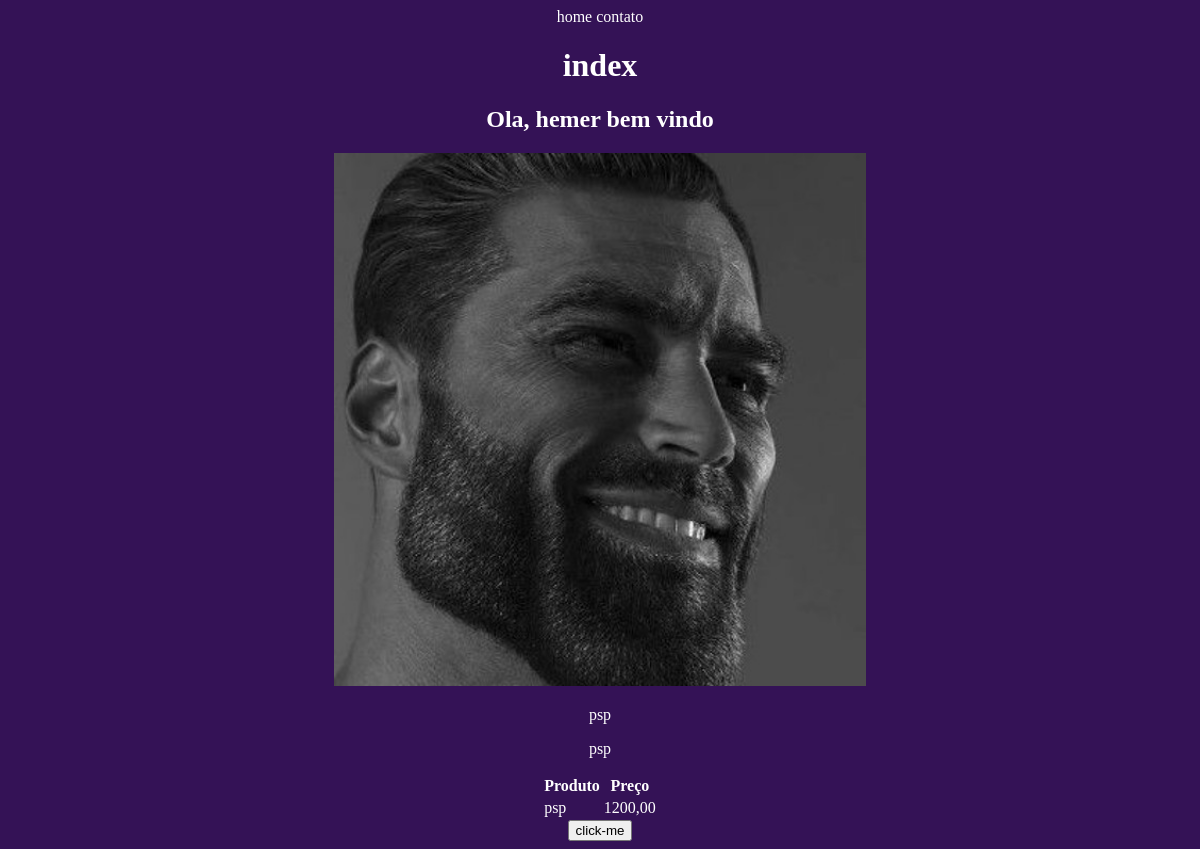
Page / (signed in) on the earlier database version.
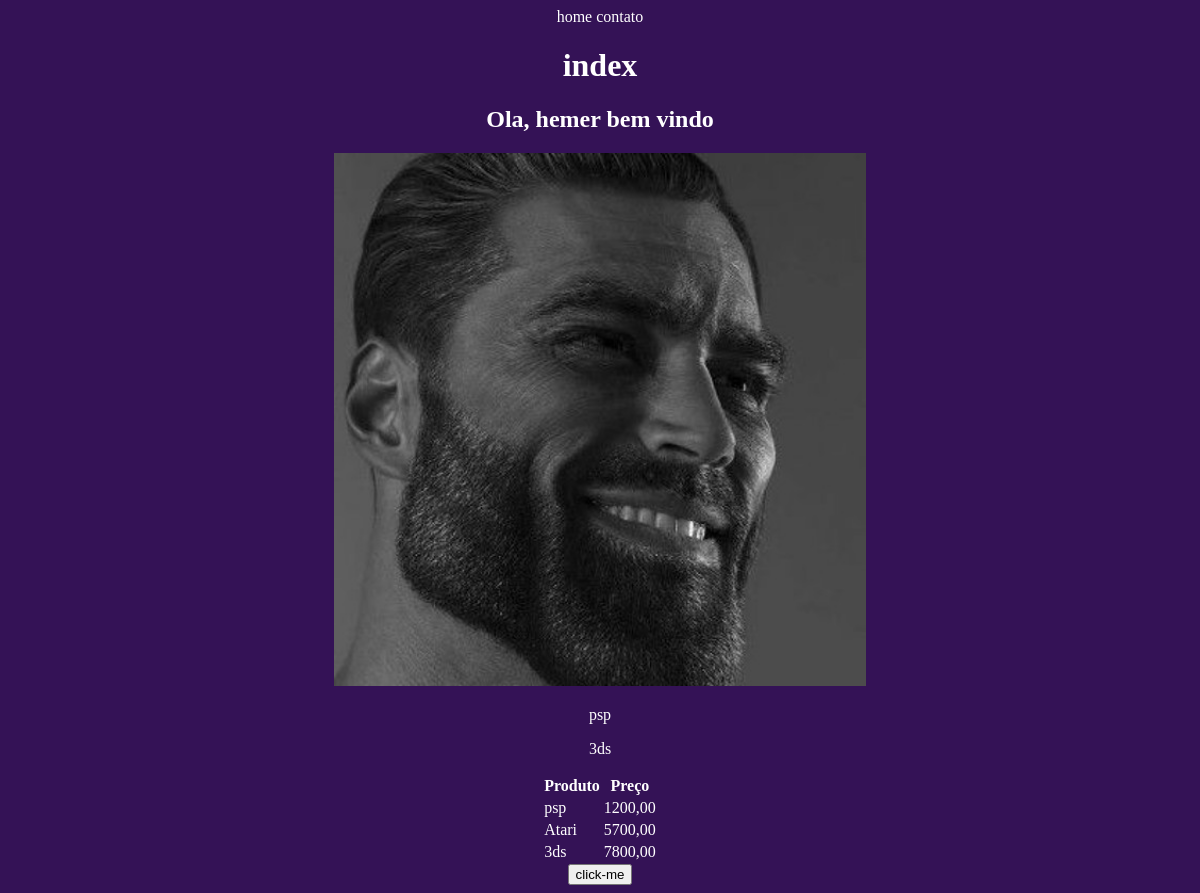
Same page on the later database version.
### core/models.py (models this page shows)
class Produto(models.Model):
    nome = models.CharField('nome', max_length = 100)
    preco = models.DecimalField('Preço', decimal_places = 2, max_digits = 8)
    estoque = models.IntegerField('quantidade de estoque')
    def __str__(self):
        return self.nome

### core/views.py (the view)
# urls.py: path('', views.index, name='index'),
def index(request):
    produtos = Produto.objects.all()
    firtProduto = Produto.objects.first()
    lastProduto = Produto.objects.last()
    if not str(request.user) == 'AnonymousUser':
        context = {
            'mensagem' : f'Ola, {request.user.username} bem vindo',
            'produtos' : produtos,
            'firtProduto' : firtProduto,
            'lastProduto' : lastProduto,
        }
        return render(request, 'index.html', context)
    context = {
        'mensagem' : 'Ola, faça login!!'
    }
    return render(request, 'index.html', context)

### core/templates/index.html (shortened to what this page needs)
{% load static %}
<!DOCTYPE html>
<html lang="pt-br">
<head>
    <link rel="stylesheet" href="{% static 'css/estilos.css' %}">
</head>
<body>
    <center>
    <a href="{% url 'index' %}">home</a>
    <a href="{% url 'contato' %}">contato</a>
    <h1>index</h1>
    <h2>{{mensagem}}</h2>
    <img src="{% static 'images/chad.jpg' %}" alt="">
    <p>{{ firtProduto }}</p>
    <p>{{ lastProduto }}</p>
    <table>
        <thead>
            <tr>
                <th>Produto</th>
                <th>Preço</th>
            </tr>
        </thead>
        <tbody>
        {% for produto in produtos %}
            <tr>
                <td><a href="{% url 'ver_produto' produto.id %}">{{ produto.nome }}</a></td>
                <td>{{ produto.preco }}</td>
            </tr>
        {% endfor %}
        </tbody>
    </table>
    <button onclick="teste();">click-me</button>
    </center>
</body>
</html>

### core/static/css/estilos.css (style rules this page uses)
body { background-color: #341256; color: #fff; }
a { text-decoration: none; color: #fff; }
img { width: 45%; height: 45%; }

Differences in the rows shown:
added Produto: nome "3ds", preco "7800,00"
added Produto: nome "Atari", preco "5700,00"
Other differences:
{{ lastProduto }}: "psp" → "3ds"
